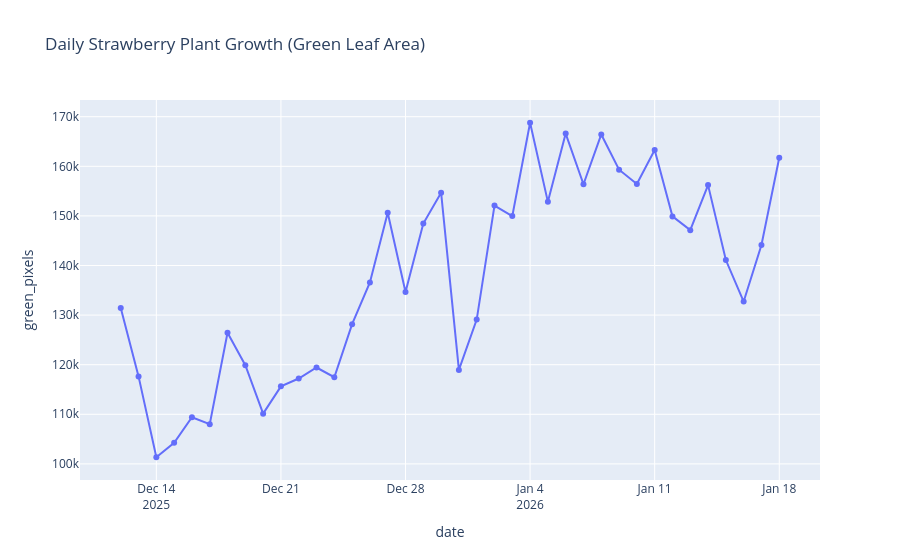

This figure's notebook cell:
### Code cell
import cv2
import numpy as np
import pandas as pd
from pathlib import Path
import plotly.express as px
from datetime import datetime

folder = r"F:\strwaberry images\back row upated with text\Cropped_Images\down_2\preprocessed_images"

records = []

for path in sorted(Path(folder).glob("*.jpg")):

    # ---------- READ IMAGE ----------
    img = cv2.imread(str(path))
    if img is None:
        continue

    hsv = cv2.cvtColor(img, cv2.COLOR_BGR2HSV)

    # ---------- GREEN MASK ----------
    lower_green = np.array([35, 40, 40])
    upper_green = np.array([90, 255, 255])

    mask = cv2.inRange(hsv, lower_green, upper_green)

    kernel = np.ones((5,5),np.uint8)
    mask = cv2.morphologyEx(mask, cv2.MORPH_OPEN, kernel)
    mask = cv2.morphologyEx(mask, cv2.MORPH_CLOSE, kernel)

    green_pixels = cv2.countNonZero(mask)

    # ---------- EXTRACT FULL DATETIME ----------
    # citra_2025-12-19_144501
    name = path.stem.replace("citra_", "")
    dt = datetime.strptime(name, "%Y-%m-%d_%H%M%S")

    records.append([dt, green_pixels])

# ---------- DATAFRAME ----------
df = pd.DataFrame(records, columns=["datetime", "green_pixels"])

# STEP 1: average per minute (ignore seconds)
df["minute"] = df["datetime"].dt.floor("min")
minute_df = df.groupby("minute").mean().reset_index()

# STEP 2: average per day
minute_df["date"] = minute_df["minute"].dt.date
daily_df = minute_df.groupby("date").mean().reset_index()

# ---------- INTERACTIVE PLOT ----------
fig = px.line(
    daily_df,
    x="date",
    y="green_pixels",
    title="Daily Strawberry Plant Growth (Green Leaf Area)",
    markers=True
)

fig.show()

### Figure 1 — Plotly figure (JSON) as saved in the notebook; plotly's stock layout.template omitted (floating-point values rounded to 4 significant figures)
{"data": [{"hovertemplate": "date=%{x}<br>green_pixels=%{y}<extra></extra>", "legendgroup": "", "line": {"color": "#636efa", "dash": "solid"}, "marker": {"symbol": "circle"}, "mode": "lines+markers", "name": "", "orientation": "v", "showlegend": false, "type": "scatter", "x": ["2025-12-12", "2025-12-13", "2025-12-14", "2025-12-15", "2025-12-16", "2025-12-17", "2025-12-18", "2025-12-19", "2025-12-20", "2025-12-21", "2025-12-22", "2025-12-23", "2025-12-24", "2025-12-25", "2025-12-26", "2025-12-27", "2025-12-28", "2025-12-29", "2025-12-30", "2025-12-31", "2026-01-01", "2026-01-02", "2026-01-03", "2026-01-04", "2026-01-05", "2026-01-06", "2026-01-07", "2026-01-08", "2026-01-09", "2026-01-10", "2026-01-11", "2026-01-12", "2026-01-13", "2026-01-14", "2026-01-15", "2026-01-16", "2026-01-17", "2026-01-18"], "xaxis": "x", "y": [131400.0, 117600.0, 101300.0, 104300.0, 109400.0, 108000.0, 126400.0, 119900.0, 110100.0, 115600.0, 117200.0, 119400.0, 117500.0, 128200.0, 136600.0, 150600.0, 134700.0, 148500.0, 154700.0, 118900.0, 129100.0, 152100.0, 150000.0, 168800.0, 152800.0, 166600.0, 156400.0, 166400.0, 159300.0, 156400.0, 163300.0, 149900.0, 147100.0, 156200.0, 141100.0, 132700.0, 144100.0, 161700.0], "yaxis": "y"}], "layout": {"legend": {"tracegroupgap": 0}, "title": {"text": "Daily Strawberry Plant Growth (Green Leaf Area)"}, "xaxis": {"anchor": "y", "domain": [0, 1], "title": {"text": "date"}}, "yaxis": {"anchor": "x", "domain": [0, 1], "title": {"text": "green_pixels"}}}}
